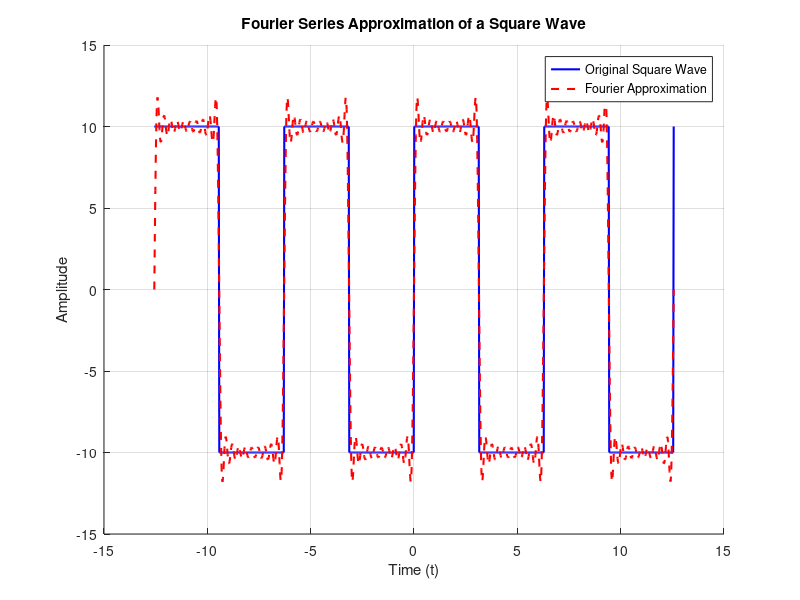

MATLAB code to generate this figure:
% MATLAB code to approximate the Fourier series of a square wave

% Parameters
A = 10;                 % Amplitude of square wave
T = 2*pi;               % Period of the square wave
N = 10;                 % Number of harmonics to include
t = linspace(-2*T, 2*T, 1000);  % Time vector from -2T to 2T

% Original Square Wave Definition
f_original = A * square(2*pi*t/T);

% Fourier Series Approximation
f_approx = zeros(size(t));  % Initialize the approximation

% Loop through odd harmonics to approximate the Fourier series
for n = 1:2:(2*N - 1)
    bn = (40 / (n * pi));
    f_approx = f_approx + bn * sin(n * (2*pi/T) * t);
end

% Plotting
figure;
hold on;
plot(t, f_original, 'b', 'LineWidth', 1.5);  % Original square wave
plot(t, f_approx, 'r--', 'LineWidth', 1.5);  % Fourier series approximation
title('Fourier Series Approximation of a Square Wave');
xlabel('Time (t)');
ylabel('Amplitude');
legend('Original Square Wave', 'Fourier Approximation');
grid on;
hold off;
